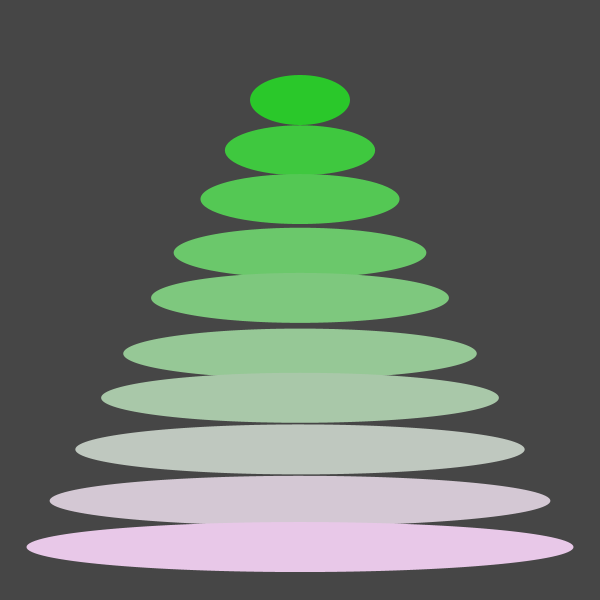
Frame 1 (no input)
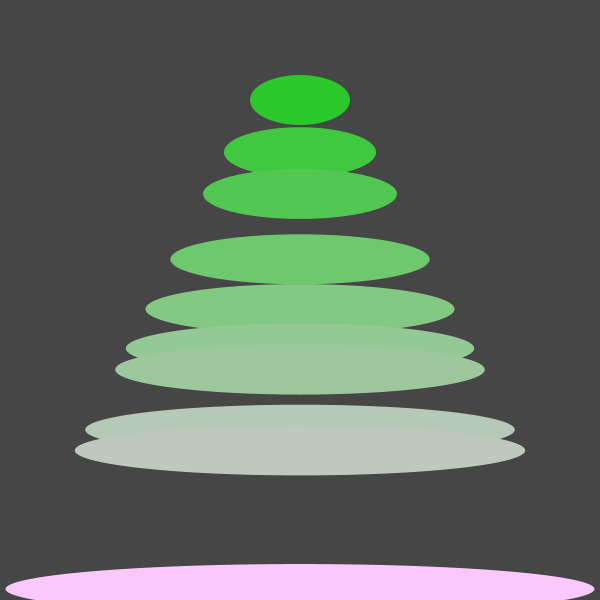
Frame 60 (the mouse pressed at the canvas centre just before this capture)
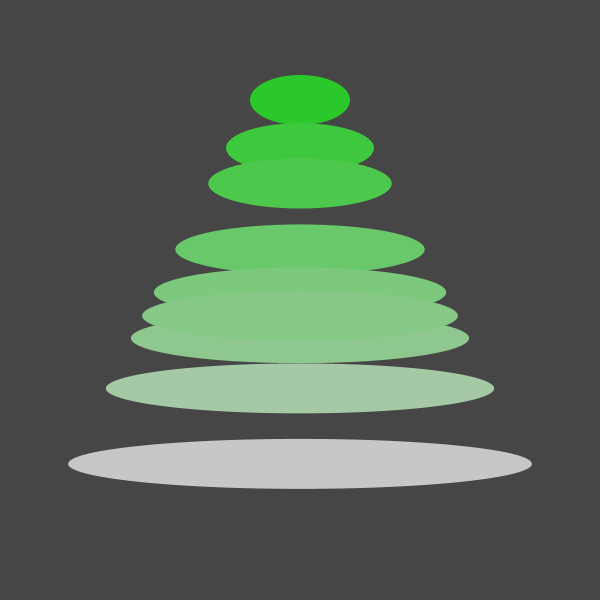
Frame 120 (the mouse held since frame 60 and released just before this capture)

The Processing sketch that drew these frames (run headless with seeded random() and noise(); from frame 60 on, the mouse is pressed at the canvas centre):

// Processing sketch: array2
// ── array2.pde
float[] xPosArr = new float[10];

void setup() {
  size(600,600);
  noStroke();
  
  for (int i = 0; i < xPosArr.length; i++) {
    xPosArr[i] = 100 + i * 50;
    
  }

}

void draw() {
  background(70);
  
  for (int i = 0; i < xPosArr.length; i++) {
    xPosArr[i] += random(-i,i);
     println(xPosArr);
    fill(map(xPosArr[i], 0, width, 0, 255),200,map(xPosArr[i], 0, width, 0, 255));
    
    ellipse(width/2, xPosArr[i], xPosArr[i], 50);
  }
}
